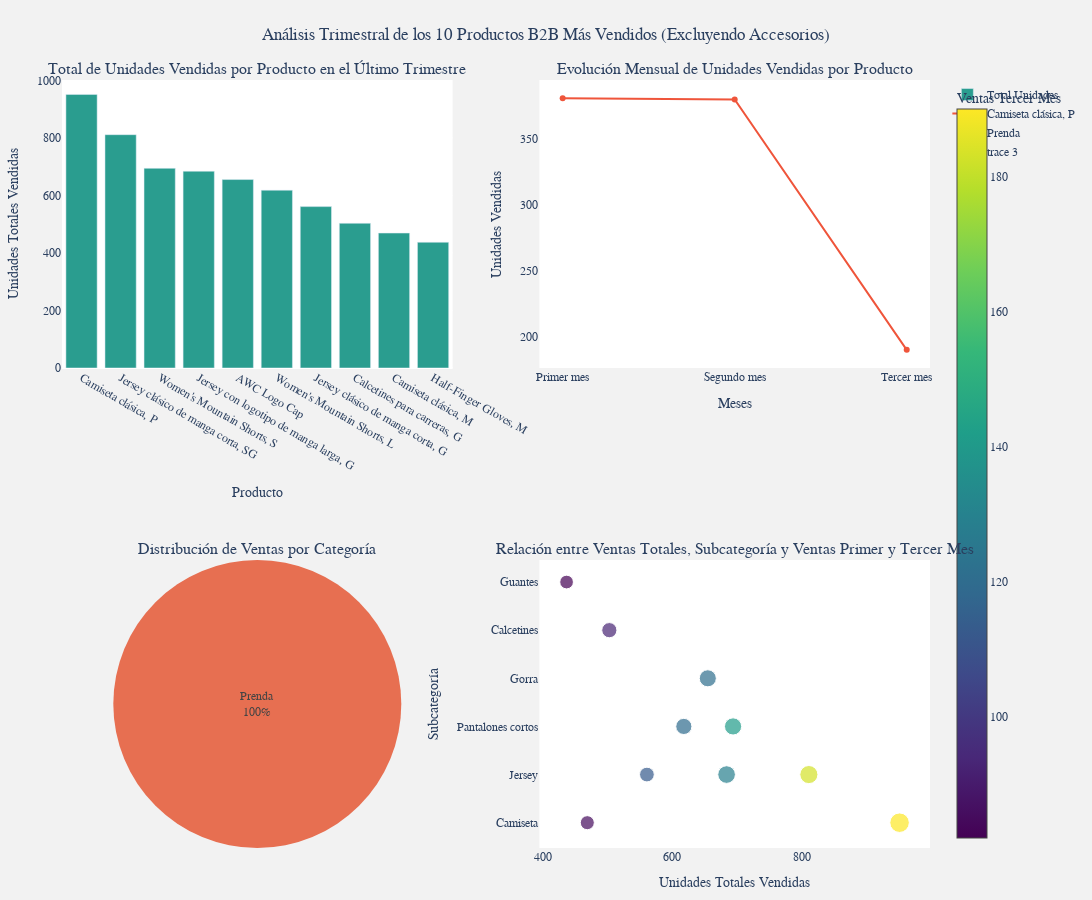

The code cell stored with this chart in its notebook:
### Code cell
create_dashboard_from_json(result['graphics_json'])

### Figure 1 — Plotly figure (JSON) as saved in the notebook; plotly's stock layout.template omitted (floating-point values rounded to 4 significant figures)
{"data": [{"hovertemplate": "%{x}<br>Total unidades vendidas: %{y}<extra></extra>", "marker": {"color": "#2a9d8f"}, "name": "Total Unidades", "type": "bar", "x": ["Camiseta clásica, P", "Jersey clásico de manga corta, SG", "Women's Mountain Shorts, S", "Jersey con logotipo de manga larga, G", "AWC Logo Cap", "Women's Mountain Shorts, L", "Jersey clásico de manga corta, G", "Calcetines para carreras, G", "Camiseta clásica, M", "Half-Finger Gloves, M"], "xaxis": "x", "y": [951, 811, 694, 684, 655, 618, 561, 503, 469, 437], "yaxis": "y"}, {"mode": "lines+markers", "name": "Camiseta clásica, P", "type": "scatter", "x": ["Primer mes", "Segundo mes", "Tercer mes"], "xaxis": "x2", "y": [381, 380, 190], "yaxis": "y2"}, {"domain": {"x": [0, 0.45], "y": [0, 0.375]}, "labels": ["Prenda"], "marker": {"colors": ["#e76f51"]}, "textinfo": "label+percent", "type": "pie", "values": [6493]}, {"hovertemplate": "%{text}<br>Total ventas: %{x}<br>Categoría: Prenda<br>Subcategoría: %{y}<br>Ventas 1er mes: %{marker.size}<br>Ventas 3er mes: %{marker.color}<extra></extra>", "marker": {"color": [190, 183, 141, 129, 121, 120, 113, 93, 85, 82], "colorbar": {"title": {"text": "Ventas Tercer Mes"}}, "colorscale": [[0, "#440154"], [0.1111, "#482878"], [0.2222, "#3e4989"], [0.3333, "#31688e"], [0.4444, "#26828e"], [0.5556, "#1f9e89"], [0.6667, "#35b779"], [0.7778, "#6ece58"], [0.8889, "#b5de2b"], [1, "#fde725"]], "size": [381, 329, 295, 312, 291, 262, 217, 231, 197, 187], "sizemin": 6, "sizemode": "area", "sizeref": 2}, "mode": "markers", "text": ["Camiseta clásica, P", "Jersey clásico de manga corta, SG", "Women's Mountain Shorts, S", "Jersey con logotipo de manga larga, G", "AWC Logo Cap", "Women's Mountain Shorts, L", "Jersey clásico de manga corta, G", "Calcetines para carreras, G", "Camiseta clásica, M", "Half-Finger Gloves, M"], "type": "scatter", "x": [951, 811, 694, 684, 655, 618, 561, 503, 469, 437], "xaxis": "x3", "y": ["Camiseta", "Jersey", "Pantalones cortos", "Jersey", "Gorra", "Pantalones cortos", "Jersey", "Calcetines", "Camiseta", "Guantes"], "yaxis": "y3"}], "layout": {"annotations": [{"font": {"size": 16}, "showarrow": false, "text": "Total de Unidades Vendidas por Producto en el Último Trimestre", "x": 0.225, "xanchor": "center", "xref": "paper", "y": 1, "yanchor": "bottom", "yref": "paper"}, {"font": {"size": 16}, "showarrow": false, "text": "Evolución Mensual de Unidades Vendidas por Producto", "x": 0.775, "xanchor": "center", "xref": "paper", "y": 1, "yanchor": "bottom", "yref": "paper"}, {"font": {"size": 16}, "showarrow": false, "text": "Distribución de Ventas por Categoría", "x": 0.225, "xanchor": "center", "xref": "paper", "y": 0.375, "yanchor": "bottom", "yref": "paper"}, {"font": {"size": 16}, "showarrow": false, "text": "Relación entre Ventas Totales, Subcategoría y Ventas Primer y Tercer Mes", "x": 0.775, "xanchor": "center", "xref": "paper", "y": 0.375, "yanchor": "bottom", "yref": "paper"}], "autosize": true, "font": {"family": "Arial, sans-serif", "size": 12}, "height": 900, "margin": {"b": 50, "l": 50, "r": 50, "t": 80}, "paper_bgcolor": "#f2f2f2", "plot_bgcolor": "#ffffff", "title": {"text": "Análisis Trimestral de los 10 Productos B2B Más Vendidos (Excluyendo Accesorios)", "x": 0.5}, "width": 1600, "xaxis": {"anchor": "y", "domain": [0, 0.45], "title": {"text": "Producto"}}, "xaxis2": {"anchor": "y2", "domain": [0.55, 1], "title": {"text": "Meses"}}, "xaxis3": {"anchor": "y3", "domain": [0.55, 1], "title": {"text": "Unidades Totales Vendidas"}}, "yaxis": {"anchor": "x", "domain": [0.625, 1], "title": {"text": "Unidades Totales Vendidas"}}, "yaxis2": {"anchor": "x2", "domain": [0.625, 1], "title": {"text": "Unidades Vendidas"}}, "yaxis3": {"anchor": "x3", "domain": [0, 0.375], "title": {"text": "Subcategoría"}}}}
